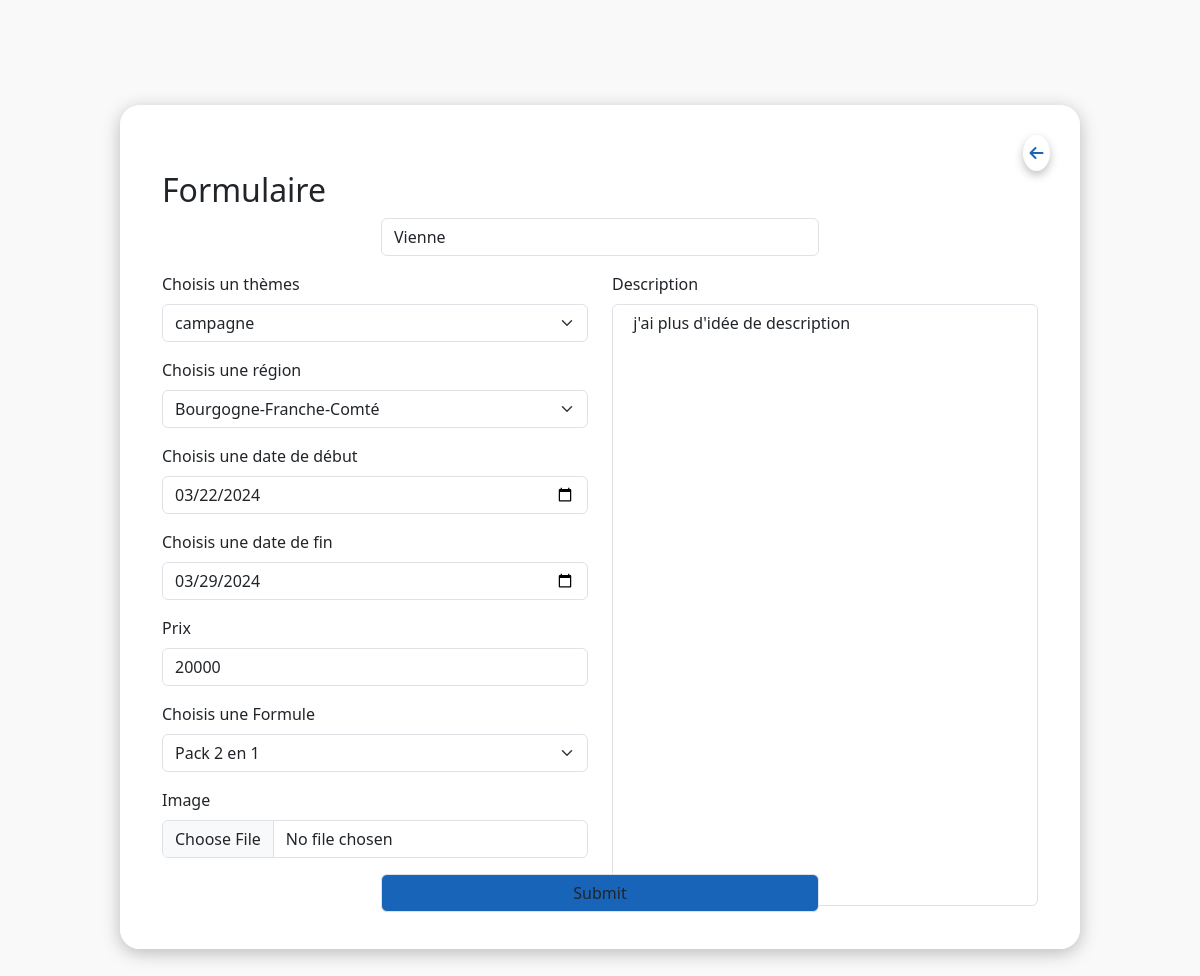
Page /affichage/formulaire.php?edit=26 (signed in) on the committed database.
### tables this page shows
CREATE TABLE IF NOT EXISTS `travels` (
  `id_travel` int NOT NULL AUTO_INCREMENT,
  `id_travel_themes` int NOT NULL,
  `id_user` int NOT NULL,
  `name` varchar(255) NOT NULL,
  `price` int NOT NULL,
  `description` text NOT NULL,
  `picture` longblob,
  `date_start` date DEFAULT NULL,
  `date_end` date DEFAULT NULL,
  `regions` varchar(255) NOT NULL,
  `pack` varchar(255) NOT NULL,
  PRIMARY KEY (`id_travel`)
);

CREATE TABLE IF NOT EXISTS `travels_themes` (
  `id_travel_themes` int NOT NULL AUTO_INCREMENT,
  `name_themes` varchar(255) NOT NULL,
  PRIMARY KEY (`id_travel_themes`)
);

### classes/travel.php (called while the page is built, shortened)
<?php
class Travel {
    protected $connexion;
    public function __construct() {
        try {
            $this->connexion = new PDO('mysql:host=localhost;dbname=bdddashboard', 'root', null);
            $this->connexion->setAttribute(PDO::ATTR_ERRMODE, PDO::ERRMODE_EXCEPTION);
            $this->connexion->setAttribute(PDO::ATTR_DEFAULT_FETCH_MODE, PDO::FETCH_OBJ);
        } catch (PDOException $e) {
            echo 'Erreur de connexion : ' . $e->getMessage();
        }
    }
    public function getTravelEdit($idTravel){
        $reqAllTravel = $this->connexion->prepare('SELECT * FROM `travels` INNER JOIN travels_themes ON travels.id_travel_themes = travels_themes.id_travel_themes WHERE travels.id_travel = ?');
        $reqAllTravel->execute(array($idTravel));
        return $AllTravel = $reqAllTravel->fetch();
    }
}
$travel = new Travel();
?>

### affichage/formulaire.php (the view, shortened to what this page needs)
<?php
include '../classes/travel.php';
if (isset($_GET['edit'])) {
    $travelEdit = $travel->getTravelEdit($_GET['edit']);
} else {
}
?>
<!DOCTYPE html>
<html lang="en">
<head>
    <link rel="stylesheet" href="../style.css">
    <link href="https://cdn.jsdelivr.net/npm/bootstrap@5.3.3/dist/css/bootstrap.min.css" rel="stylesheet">
    <link rel="stylesheet" href="https://cdnjs.cloudflare.com/ajax/libs/font-awesome/6.5.1/css/all.min.css" />
</head>
<body>
<form class="form-container row" method='post' enctype="multipart/form-data" >
    <a href="./dashboard.php" id='closeButton' class='btn'><i class="fa-solid fa-arrow-left"></i></a>
    <h2>Formulaire</h2>
    <div class="mb-3">
        <input
            type="text"
            class='form-control'
            id='name'
            placeholder='Entrer le nom du voyage'
            name='name'
            <?php if(isset($_GET['edit'])): ?>
                value="<?php echo $travelEdit->name ?>"
            <?php endif; ?>
                >
    </div>
    <div class="input-container col-6">
            <div class="mb-3 ">
                <label for="" class="form-label">Choisis un thèmes</label>
                <select
                class="form-select"
                name='themes'
                <?php if(isset($_GET['edit'])): ?>
                    selected="<?php echo $travelEdit->id_travel_themes ?>"
                <?php endif; ?>
                >
                    <option selected value='<?php if(isset($_GET['edit'])){ ?> <?php echo $travelEdit->id_travel_themes ?> <?php } else { ?><?php }?>'><?php if(isset($_GET['edit'])){ ?> <?php echo $travelEdit->name_themes ?> <?php } else { ?>Tout les thèmes<?php }?></option>
                </select>
            </div>
            <div class="mb-3">
                <label for="" class="form-label">Choisis une région</label>
                <select class="form-select" name='regions'>
                <option selected value='<?php if(isset($_GET['edit'])){ ?> <?php echo $travelEdit->regions ?> <?php } else { ?><?php }?>'><?php if(isset($_GET['edit'])){ ?> <?php echo $travelEdit->regions ?> <?php } else { ?>Tout les régions<?php }?></option>
                </select>
            </div>
            <div class="mb-3">
                <label for="inputDateStart" class="form-label">Choisis une date de début</label>
                <input
                    type="date"
                    class="form-control"
                    id="inputDateStart"
                    name='date_start'
                    <?php if(isset($_GET['edit'])): ?>
                        value="<?php echo $travelEdit->date_start ?>"
                    <?php endif; ?>
                >
            </div>
            <div class="mb-3">
                <label for="inputDateEnd" class="form-label">Choisis une date de fin</label>
                <input
                type="date"
                class="form-control"
                id="inputDateEnd"
                name='date_end'
                <?php if(isset($_GET['edit'])): ?>
                    value="<?php echo $travelEdit->date_end ?>"
                <?php endif; ?>
                >
            </div>
            <div class="mb-3">
                <label for="inputPrix" class="form-label">Prix</label>
                <input
                type="text"
                class="form-control"
                id="inputPrix"
                placeholder='Entrer un prix'
                name='price'
                <?php if(isset($_GET['edit'])): ?>
                    value="<?php echo $travelEdit->price ?>"
                <?php endif; ?>
                >
            </div>
            <div class="mb-3 ">
                <label for="" class="form-label">Choisis une Formule</label>
                <select class="form-select" name='formule'>
                <option selected value='<?php if(isset($_GET['edit'])){ ?> <?php echo $travelEdit->pack ?> <?php } else { ?><?php }?>'><?php if(isset($_GET['edit'])){ ?> <?php echo $travelEdit->pack ?> <?php } else { ?>Toutes les formules<?php }?></option>
                </select>
            </div>
            <div class="mb-3">
                <label for="inputPicture" class="form-label" >Image</label>
                <input
                type="file"
                class="form-control"
                id="inputPicture"
                name='file'
                >
            </div>
            </div>
            <div class="describe-container col-6">
                <label for="" class="form-label">Description</label>
                <textarea
                 class="form-control" name='description'
                 ><?php if(isset($_GET['edit'])): ?><?php echo $travelEdit->description ?><?php endif; ?>  </textarea>
            </div>
            <div class="mb-3">
                <input type="submit" class="form-control" id='valider' name='valider'>
            </div>
</form>
</body>
</html>

### style.css (style rules this page uses)
* { margin: 0; padding: 0; box-sizing: border-box; }
body { height: 100vh; display: flex; justify-content: center; align-items: center; background: #f9f9f9 !important; }
.form-container { width: 80%; height: 80%; background: white; box-shadow: 0 4px 18px 0 rgba(0, 0, 0, 0.25); border-radius: 20px; padding: 30px; overflow: hidden; overflow-y: scroll; }
.describe-container textarea { height: 100%; resize: none; }
.describe-container { max-height: 80%; }
#name, #valider { width: 50%; margin: 0 auto; }
#valider { background: #1864b8; }
#closeButton { width: 3%; border-radius: 50%; padding: 5px !important; margin-left: auto; margin-right: 0; color: #1864b8; box-shadow: 0 4px 10px 0 rgba(0, 0, 0, 0.25); transition: 0.3s; }

### rows in the picture
travels: name "Vienne", themes "campagne", regions "Bourgogne-Franche-Comté", date_start "03/22/2024", date_end "03/29/2024", price "20000", formule "Pack 2 en 1", description "j'ai plus d'idée de description"
